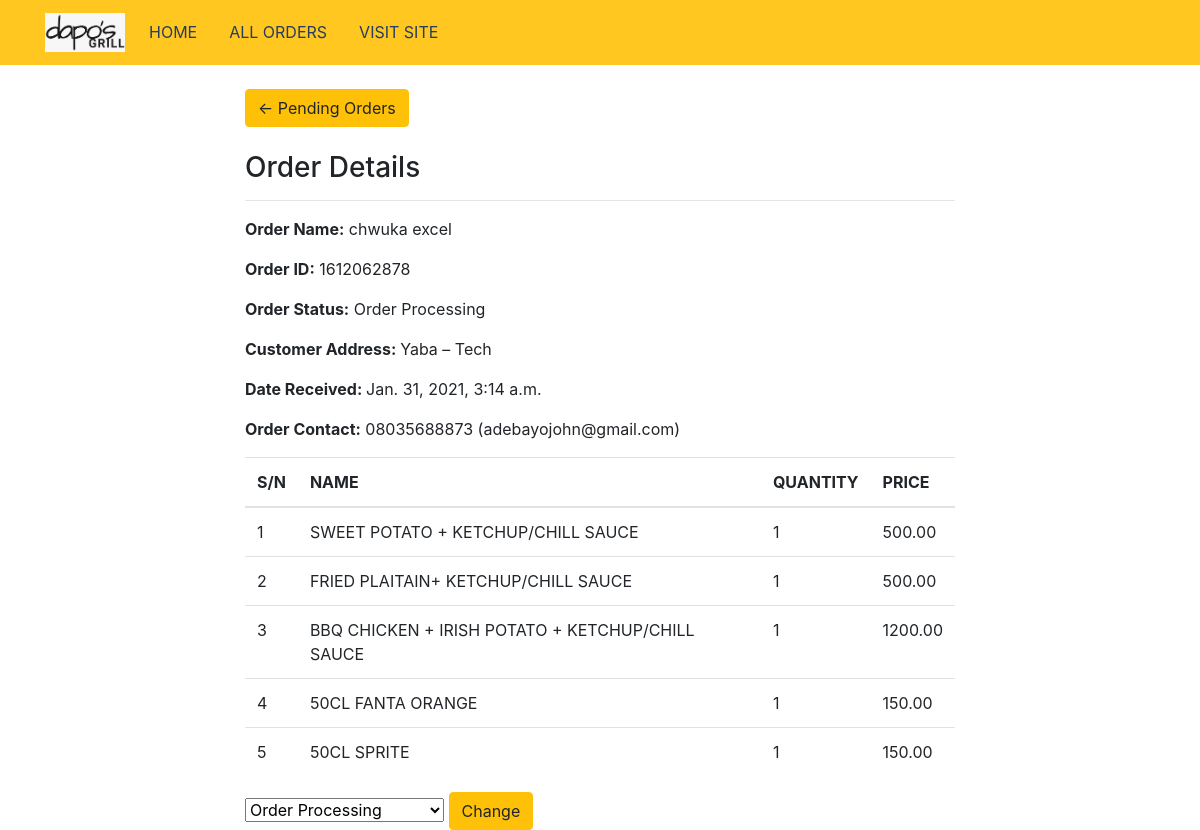
The page /admin_home/51/ (signed in) on the database its author committed.
### store/models.py (models this page shows, shortened)
class ShippingAddress(models.Model):
    customer = models.ForeignKey(Customer, null=True, blank=True, on_delete=models.SET_NULL)
    order = models.ForeignKey(Order, null=True, blank=True, on_delete=models.SET_NULL)
    address = models.CharField(max_length=100,null=True)
    date_added= models.DateTimeField(auto_now_add=True)
    phone = models.CharField(max_length=100,null=True)

class Customer(models.Model):
    user = models.OneToOneField(User, null=True, blank=True, on_delete=models.CASCADE)
    name = models.CharField(max_length=100,null=True)
    email = models.CharField(max_length = 200)
    def __str__(self):
        return self.name

class Order(models.Model):
    customer = models.ForeignKey(Customer, null=True, blank=True, on_delete=models.SET_NULL)
    date_ordered = models.DateTimeField(auto_now_add=True)
    complete = models.BooleanField(default=False)
    transaction_id = models.IntegerField(null=True)
    order_status = models.CharField(max_length = 100, choices = ORDER_STATUS, default="Order Not Yet Recieved")

class OrderItem(models.Model):
    product = models.ForeignKey(Product, null=True, blank=True, on_delete=models.SET_NULL)
    order = models.ForeignKey(Order, null=True, blank=True, on_delete=models.SET_NULL)
    quantity = models.IntegerField(default=0, null=True, blank=True)
    date_added= models.DateTimeField(auto_now_add=True)
    @property
    def get_total(self):
        total = self.product.price * self.quantity
        return total

class Product(models.Model):
    name = models.CharField(max_length=100,null=True)
    price = models.DecimalField(max_digits = 7, decimal_places=2)
    digital = models.BooleanField(default=False,null=True, blank=True)
    image = models.ImageField(null=True, blank=True)

### store/views.py (the view)
# urls.py: path('admin_home/<int:transaction_id>/',views.adminhomeid, name="adminhomeid"),
def adminhomeid(request, transaction_id):
    order = get_object_or_404(Order, pk=transaction_id)
    shipping = get_object_or_404(ShippingAddress, order=transaction_id)
    orderitems = OrderItem.objects.filter(order_id = transaction_id)
    if request.user.is_authenticated and Admin.objects.filter(user=request.user).exists():
        pass
    else:
        return redirect('adminlogin')
    context = {'order': order , 'orderitems':orderitems, 'allstatus':ORDER_STATUS, 'shipping':shipping}
    return render(request, 'store/admin_homeid.html', context)

### store/Templates/store/admin_homeid.html (shortened to what this page needs)
{% extends 'store/adminbase.html' %}
{% load static %}
{% block content %}
<div class="container">
    <div class="row">
        <div class="col-md-8 mx-auto">
        <a  class="btn btn-warning" href="{% url 'adminhome' %}">&#x2190; Pending Orders</a>
        <br>
        <br>
        <h3>Order Details</h3>
        <hr>
        <p><span class= "font-weight-bold"> Order Name:</span>  {{shipping.customer}}</p>
        <p><span class= "font-weight-bold"> Order ID:</span>   {{order.transaction_id}}</p>
        <p><span class= "font-weight-bold"> Order Status:</span>  {{order.order_status}}</p>
        <p><span class= "font-weight-bold"> Customer Address: </span>  {{shipping.address}}</p>
        <p><span class= "font-weight-bold"> Date Received: </span>  {{order.date_ordered}}</p>
        <p><span class= "font-weight-bold"> Order Contact:</span>  {{shipping.phone}} ({{shipping.customer.email}})</p>
        <table class="table">
            <thead>
                <tr>
                    <th>S/N</th>
                    <th> NAME </th>
                    <th> QUANTITY </th>
                    <th> PRICE </th>
                </tr>
            </thead>
            <tbody>
                {% for order in orderitems %}
                <tr>
                        <td>{{forloop.counter}}</td>
                        <td> {{order.product.name}} </td>
                        <td>{{order.quantity}}</td>
                        <td>{{order.get_total}}</td>
                    </tr>
                {%endfor%}
            </tbody>
        </table>
    <form action="{%  url 'adminchangestatus' order.id%}" method="POST">
        <select name="status">
            {%for i,j in allstatus%}
                <option value="{{i}}" {% if i == order.order_status %}selected{%endif%}>{{j}}</option>
            {%endfor%}
        </select>
        <button class="btn btn-warning">Change</button>
    </form>
        </div>
    </div>
</div>
{% endblock content %}

### dapogrill/static/css/main.css (style rules this page uses)
body { background-color: hsl(0, 0%, 98%); }
h1,h2,h3,h4,h5,h6 { color:hsl(0, 0%, 30%); }
.btn { border-radius: 0; }

### rows shown on the page
ShippingAddress: customer "chwuka excel", address "Yaba – Tech", phone "08035688873", customer.email "adebayojohn@gmail.com"
Order: transaction_id "1612062878", order_status "Order Processing", date_ordered "Jan. 31, 2021, 3:14 a.m.", status "Order Processing"
OrderItem: product.name "SWEET POTATO + KETCHUP/CHILL SAUCE", quantity "1", get_total "500.00"
OrderItem: product.name "FRIED PLAITAIN+ KETCHUP/CHILL SAUCE", quantity "1", get_total "500.00"
OrderItem: product.name "BBQ CHICKEN + IRISH POTATO + KETCHUP/CHILL SAUCE", quantity "1", get_total "1200.00"
OrderItem: product.name "50CL FANTA ORANGE", quantity "1", get_total "150.00"
OrderItem: product.name "50CL SPRITE", quantity "1", get_total "150.00"
